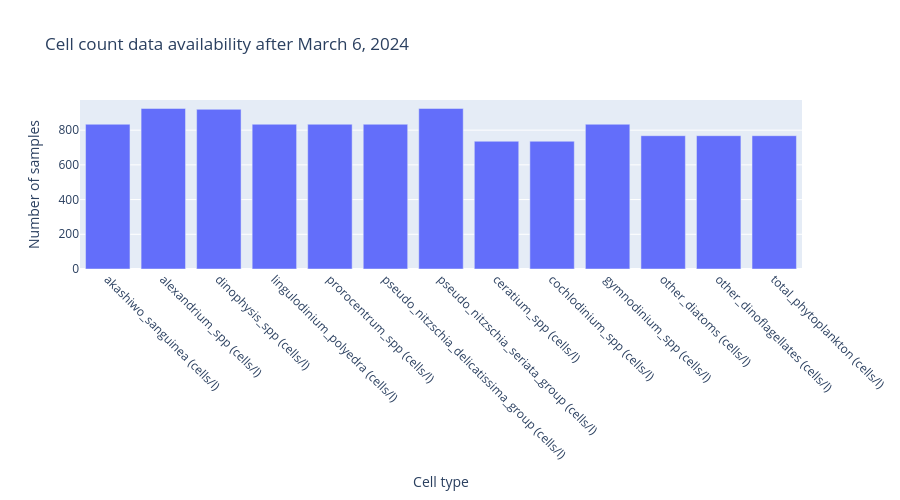

The notebook cell this image was saved under:
### Code cell
cell_counts = (
    df[CELL_COLS]
    .notna()
    .sum()
    .reset_index()
)
cell_counts.columns = ["cell_type", "n_samples"]

# Bar plot
fig = px.bar(
    cell_counts,
    x="cell_type",
    y="n_samples",
    title="Cell count data availability after March 6, 2024",
    labels={
        "cell_type": "Cell type",
        "n_samples": "Number of samples"
    }
)

fig.update_layout(
    xaxis_tickangle=45,
    height=500
)

fig.show()

### Figure 1 — Plotly figure (JSON) as saved in the notebook; plotly's stock layout.template omitted (floating-point values rounded to 4 significant figures)
{"data": [{"hovertemplate": "Cell type=%{x}<br>Number of samples=%{y}<extra></extra>", "legendgroup": "", "marker": {"color": "#636efa", "pattern": {"shape": ""}}, "name": "", "orientation": "v", "showlegend": false, "textposition": "auto", "type": "bar", "x": ["akashiwo_sanguinea (cells/l)", "alexandrium_spp (cells/l)", "dinophysis_spp (cells/l)", "lingulodinium_polyedra (cells/l)", "prorocentrum_spp (cells/l)", "pseudo_nitzschia_delicatissima_group (cells/l)", "pseudo_nitzschia_seriata_group (cells/l)", "ceratium_spp (cells/l)", "cochlodinium_spp (cells/l)", "gymnodinium_spp (cells/l)", "other_diatoms (cells/l)", "other_dinoflagellates (cells/l)", "total_phytoplankton (cells/l)"], "xaxis": "x", "y": [834, 925, 920, 834, 834, 834, 925, 736, 736, 834, 768, 768, 768], "yaxis": "y"}], "layout": {"barmode": "relative", "height": 500, "legend": {"tracegroupgap": 0}, "title": {"text": "Cell count data availability after March 6, 2024"}, "xaxis": {"anchor": "y", "domain": [0, 1], "tickangle": 45, "title": {"text": "Cell type"}}, "yaxis": {"anchor": "x", "domain": [0, 1], "title": {"text": "Number of samples"}}}}
